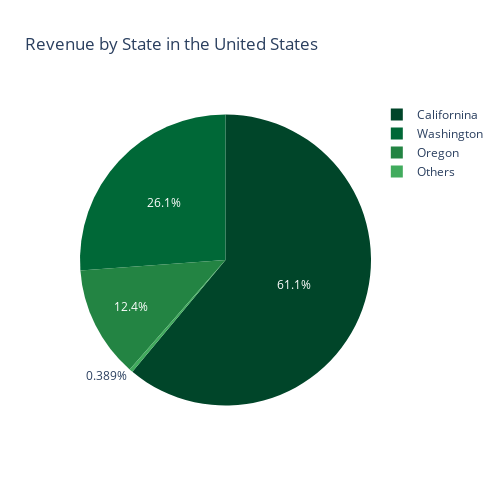

The notebook cell saved with this chart:
### Code cell
data = [revenue_per_state.iloc[0,2], revenue_per_state.iloc[1,2], revenue_per_state.iloc[2,2], (revenue_per_state['Percentage of revenue'].iloc[3:]).sum()]
label = 'Californina', 'Washington', 'Oregon', 'Others'
revenue = px.data.tips()
fig1 = px.pie(revenue, values=data, names=label, 
            color_discrete_sequence=px.colors.sequential.YlGn_r, 
            title='Revenue by State in the United States',
            width=500, height=500
            )
fig1.show()

### Figure 1 — Plotly figure (JSON) as saved in the notebook; plotly's stock layout.template omitted (floating-point values rounded to 4 significant figures)
{"data": [{"domain": {"x": [0, 1], "y": [0, 1]}, "hovertemplate": "label=%{label}<br>value=%{value}<extra></extra>", "labels": ["Californina", "Washington", "Oregon", "Others"], "legendgroup": "", "name": "", "showlegend": true, "type": "pie", "values": [61.05, 26.15, 12.41, 0.3892]}], "layout": {"height": 500, "legend": {"tracegroupgap": 0}, "piecolorway": ["rgb(0,69,41)", "rgb(0,104,55)", "rgb(35,132,67)", "rgb(65,171,93)", "rgb(120,198,121)", "rgb(173,221,142)", "rgb(217,240,163)", "rgb(247,252,185)", "rgb(255,255,229)"], "title": {"text": "Revenue by State in the United States"}, "width": 500}}
